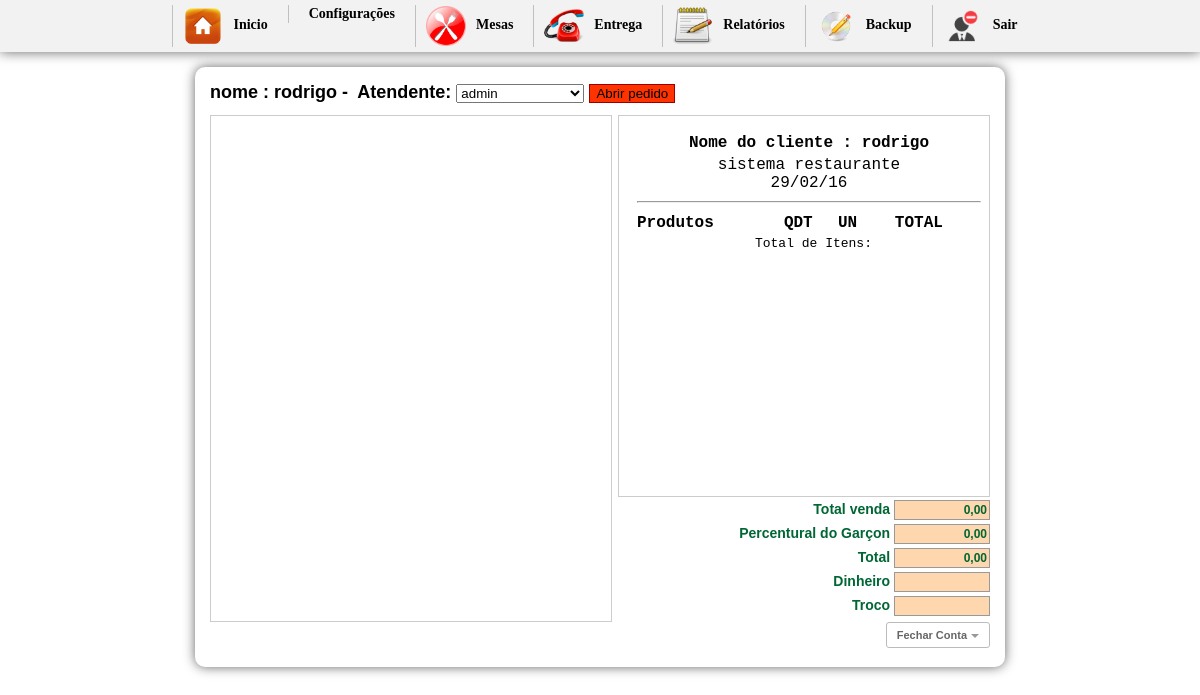
Screenshot of /inicio2.php?btn=vendapedido&id_mesa=29&idGarcon=9 (signed in) with the database file from the repository.
### tables this page shows
CREATE TABLE `pedido` (
  `id_mesa` int(10) NOT NULL AUTO_INCREMENT,
  `numero` int(10) NOT NULL,
  `idGarcon` varchar(200) NOT NULL,
  `situacao` int(1) NOT NULL,
  `email` varchar(50) DEFAULT NULL,
  `nome` varchar(50) DEFAULT NULL,
  `sobrenome` varchar(50) DEFAULT NULL,
  `telefone` varchar(30) DEFAULT NULL,
  `bairro` varchar(50) DEFAULT NULL,
  `rua` varchar(50) DEFAULT NULL,
  `numerocasa` varchar(20) DEFAULT NULL,
  `detalhes` longtext,
  PRIMARY KEY (`id_mesa`)
);

CREATE TABLE `config` (
  `id_conf` int(30) NOT NULL,
  `empresa` varchar(200) NOT NULL,
  `telefone` varchar(30) NOT NULL,
  `pgarcon` int(10) NOT NULL,
  `ativo` int(2) NOT NULL
);

### vendapedido.php (the view, shortened to what this page needs)
<?php require_once('Connections/sistema.php'); ?>
<?php
if (!function_exists("GetSQLValueString")) {
function GetSQLValueString($theValue, $theType, $theDefinedValue = "", $theNotDefinedValue = "")
{
  $theValue = function_exists("mysql_real_escape_string") ? mysql_real_escape_string($theValue) : mysql_escape_string($theValue);
  switch ($theType) {
    case "long":
    case "int":
      $theValue = ($theValue != "") ? intval($theValue) : "NULL";
      break;
  }
  return $theValue;
}
}
$colname_Recordset1 = "-1";
if (isset($_GET['id_mesa'])) {
  $colname_Recordset1 = $_GET['id_mesa'];
}
$query_Recordset1 = sprintf("SELECT * FROM pedido WHERE id_mesa = %s", GetSQLValueString($colname_Recordset1, "int"));
$Recordset1 = mysql_query($query_Recordset1, $sistema) or die(mysql_error());
$row_Recordset1 = mysql_fetch_assoc($Recordset1);
$numero = $_GET['id_mesa'];
?>
<?php
  $sql1 = mysql_query("SELECT * FROM pedido WHERE id_mesa ='$numero'") or die(mysql_error());
  $cont1 = mysql_fetch_array($sql1);
  $sit = $cont1['situacao'];
$idGarconget = $_GET['idGarcon'];
$gar2 = mysql_query("SELECT * FROM garcon WHERE idGarcon='$idGarconget'");
$h2 = mysql_fetch_array($gar2);
  ?>
<h1>
<form action="" method="post" enctype="multipart/form-data">
nome : <?php echo $row_Recordset1['nome']; ?>&nbsp-&nbsp;
Atendente:
<select name="nomeGarcon">
<?php
	$gar = mysql_query("SELECT * FROM garcon WHERE idGarcon != '1' ORDER BY nomeGarcon ASC") or die(mysql_error());
	while($h = mysql_fetch_array($gar)){
?>
  <option value="<?php echo $h['idGarcon'] ?>"<?php if (!(strcmp($h['idGarcon'], $h2['idGarcon']))) {echo "selected=\"selected\"";} ?>><?php echo $h['nomeGarcon'] ?></option>
	<?php }?>
</select>
<?php if($sit == "0"){?>
<input name="ok" type="submit" value="Abrir pedido" style="background-color: #F30; border:1px solid #9B0000;" />
<?php }else{ ?>
<input name="ok" type="submit" value="Alterar" style=" background-color:#090; border:1px solid #030;" />
<?php } ?>
</form>
</h1>
<div id="boxprodutos"><br/>
</div>
<div id="box">
	<div id="comentarios">
    <table width="100%" border="0" class="inputs">
  <tr>
 <?php $n = mysql_query("SELECT * FROM config");
 	$a = mysql_fetch_array($n);
 ?>
  <td align="center" style="font-size:16px;"><strong>Nome do cliente : <?php echo $row_Recordset1['nome']; ?></strong></td>
  </tr>
  <tr>
    <td align="center" style="font-size:16px;"><?php echo $a['empresa'] ?><br/> <?php echo date("d/m/y") ?></td>
    </tr>
    <tr>
    <td><hr/></td>
    </tr>
</table>
    <table width="100%">
    <tr>
	  <td  style="font-size:16px;"><strong>Produtos</strong></td>
      <td width="13%" align="center" style="font-size:16px;"><strong>QDT</strong></td>
      <td width="15%" align="center" style="font-size:16px;"><strong>UN</strong></td>
	  <td align="center" style="font-size:16px;"><strong>TOTAL</strong></td>
	  <td align="center">&nbsp;</td>
	  </tr>
	<tr class="fontcomanda">
	  <td colspan="3" align="right">Total de Itens:</td>
	  <td align="right"><?php echo $itens ?></td>
	  <td align="right">&nbsp;</td>
	  </tr>
    </table>
 <div id="formulario">
    <?php $totals = number_format($total, 2, ',', '.'); ?>
<form name="formulario" action="" method="post" enctype="multipart/form-data">
            <span class="valores">Total venda </span>
        <input name="total" type="text" value="<?php echo $totals ?>" size="8" maxlength="6" class="calc" readonly="true"/><br/>
        	<?php
			$g = mysql_query("SELECT * FROM config") or die(mysql_error());
			$w = mysql_fetch_array($g);
			$ativo = $w['ativo'];
			$percentual = $w['pgarcon'];
			if($ativo == 1){
			$porcento_garcon = $percentual;
			}else{
			$porcento_garcon = 0;
			}
				$pgarcon = $total * $porcento_garcon / 100;
				$somatotal = $total + $pgarcon;
			?>
                <span class="valores">Percentural do Garçon </span>
                <input name="garconP" type="text" class="calc" id="garconP" value="<?php echo number_format($pgarcon, 2, ',', '.'); ?>"/><br/>
                <span class="valores">Total </span>
                <input name="somatotal" type="text" class="calc" id="somatotal" value="<?php echo number_format($somatotal, 2, ',', '.'); ?>"/><br/>
        <span class="valores">Dinheiro </span>
        <input name="dinheiro" type="text" size="8"  class="calc" onkeyup="javascript:operacao('')" id="dinheiro-1"/><br/>
            <span class="valores">Troco </span>
            <input name="troco" type="text" class="calc" size="8" maxlength="8" readonly="true"/><br/>
      </form>
      <br/>
      <?php
	  $mesas = $_GET['id_mesa'];
	  ?>
      <a href="imprimepedido.php?id_mesa=<?php echo $mesas;?>&pgarcon=<?php echo $pgarcon?>&somatotal=<?php echo $somatotal ?>"
  onclick="NovaJanela(this.href,'nomeJanela','750','600','yes');return false" class="button">
  Fechar Conta</a>
      </div>
  </div>
</div>

### css/css.css (style rules this page uses)
body { margin-left: 0px;margin-top: 0px;margin-right: 0px;margin-bottom: 0px; background-color:#FFF; font-family:Verdana, Geneva, sans-serif; font-size:12px; }
h1 { font-size:18px; margin-top:0; }
#boxprodutos { width:400px; height:500px; margin:0 auto; border:1px solid #ccc; float:left; background:#FFF; padding-bottom:5px; overflow:auto }
#box { width:370px; margin:0 auto; border:1px solid #ccc; float:right; font:10px "Courier New", Courier, monospace; background:#FFF; }
.fontcomanda { font-size:13px; }
#comentarios { width:350px; height:350px;overflow: auto; padding:15px; }
#formulario { position:absolute; width:300px; height:115px; top:498px; font-size:10px; text-align:right; margin-left:56px; }
.calc { border:1px solid #999; height:16px; width:90px; font-family:Verdana, Geneva, sans-serif; font-size:12px; font-weight:bold; color:#063; background:#FFD7AE; margin:2px 0 2px 0; text-align:right; }
.valores { font-size:10px; font-family:Verdana, Geneva, sans-serif; font-size:14px; font-weight:bold; color:#063; }
.button { border: 1px solid #BBB; border-radius: 3px; text-shadow: 0 1px 1px white; -webkit-box-shadow: 0 1px 1px #fff; -moz-box-shadow: 0 1px 1px #fff; box-shadow: 0 1px 1px #fff; font: bold 11px Sans-Serif; padding: 6px 10px; white-space: nowrap; vertical-align: middle; color: #666; background: transparent; cursor: pointer; margin-top:3px; text-decoration:none; }
.button:after { content: ""; display: inline-block; width: 0; height: 0; border-top: 4px solid #999; border-left: 4px solid transparent; border-right: 4px solid transparent; margin: 0 0 0 4px; position: relative; top: -1px; text-decoration:none; }

### rows the page displays
pedido: nome "rodrigo"
config: empresa "sistema restaurante", garconP "0,00", somatotal "0,00"

### other values shown
form field nomeGarcon "admin"
